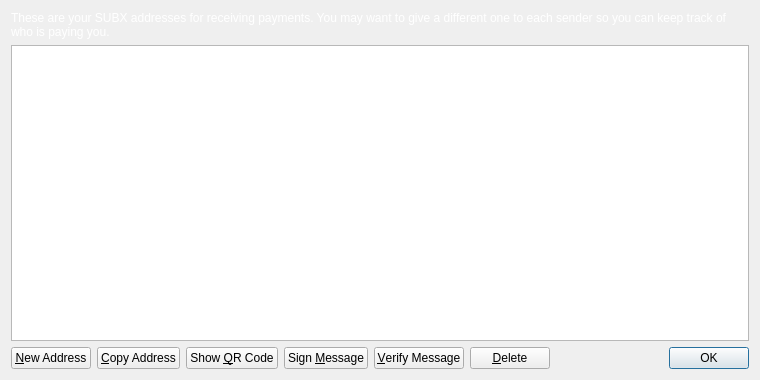
<?xml version="1.0" encoding="UTF-8"?>
<ui version="4.0">
 <class>AddressBookPage</class>
 <widget class="QWidget" name="AddressBookPage">
  <property name="geometry">
   <rect>
    <x>0</x>
    <y>0</y>
    <width>760</width>
    <height>380</height>
   </rect>
  </property>
  <property name="windowTitle">
   <string>Address Book</string>
  </property>
  <layout class="QVBoxLayout" name="verticalLayout">
   <item>
    <widget class="QLabel" name="labelExplanation">
     <property name="text">
      <string>These are your SUBX addresses for receiving payments. You may want to give a different one to each sender so you can keep track of who is paying you.</string>
     </property>
     <property name="styleSheet">
             <string notr="true">color:white;</string>
            </property>
     <property name="textFormat">
      <enum>Qt::PlainText</enum>
     </property>
     <property name="wordWrap">
      <bool>true</bool>
     </property>
    </widget>
   </item>
   <item>
    <widget class="QTableView" name="tableView">
     <property name="contextMenuPolicy">
      <enum>Qt::CustomContextMenu</enum>
     </property>
     <property name="toolTip">
      <string>Double-click to edit address or label</string>
     </property>
     <property name="tabKeyNavigation">
      <bool>false</bool>
     </property>
     <property name="selectionMode">
      <enum>QAbstractItemView::SingleSelection</enum>
     </property>
     <property name="selectionBehavior">
      <enum>QAbstractItemView::SelectRows</enum>
     </property>
     <property name="sortingEnabled">
      <bool>true</bool>
     </property>
     <attribute name="verticalHeaderVisible">
      <bool>false</bool>
     </attribute>
    </widget>
   </item>
   <item>
    <layout class="QHBoxLayout" name="horizontalLayout">
     <item>
      <widget class="QPushButton" name="newAddressButton">
       <property name="toolTip">
        <string>Create a new address</string>
       </property>
       <property name="text">
        <string>&amp;New Address</string>
       </property>
      </widget>
     </item>
     <item>
      <widget class="QPushButton" name="copyToClipboard">
       <property name="toolTip">
        <string>Copy the currently selected address to the system clipboard</string>
       </property>
       <property name="text">
        <string>&amp;Copy Address</string>
       </property>
      </widget>
     </item>
     <item>
      <widget class="QPushButton" name="showQRCode">
       <property name="text">
        <string>Show &amp;QR Code</string>
       </property>
      </widget>
     </item>
     <item>
      <widget class="QPushButton" name="signMessage">
       <property name="toolTip">
        <string>Sign a message to prove you own a SUBX address</string>
       </property>
       <property name="text">
        <string>Sign &amp;Message</string>
       </property>
      </widget>
     </item>
     <item>
      <widget class="QPushButton" name="verifyMessage">
       <property name="toolTip">
        <string>Verify a message to ensure it was signed with a specified SUBX address</string>
       </property>
       <property name="text">
        <string>&amp;Verify Message</string>
       </property>
      </widget>
     </item>
     <item>
      <widget class="QPushButton" name="deleteButton">
       <property name="toolTip">
        <string>Delete the currently selected address from the list</string>
       </property>
       <property name="text">
        <string>&amp;Delete</string>
       </property>
      </widget>
     </item>
     <item>
      <spacer name="horizontalSpacer">
       <property name="orientation">
        <enum>Qt::Horizontal</enum>
       </property>
       <property name="sizeHint" stdset="0">
        <size>
         <width>40</width>
         <height>20</height>
        </size>
       </property>
      </spacer>
     </item>
     <item>
      <widget class="QDialogButtonBox" name="buttonBox">
       <property name="sizePolicy">
        <sizepolicy hsizetype="Maximum" vsizetype="Fixed">
         <horstretch>0</horstretch>
         <verstretch>0</verstretch>
        </sizepolicy>
       </property>
       <property name="standardButtons">
        <set>QDialogButtonBox::Ok</set>
       </property>
      </widget>
     </item>
    </layout>
   </item>
  </layout>
 </widget>
 <resources>
  <include location="../bitcoin.qrc"/>
 </resources>
 <connections/>
</ui>
